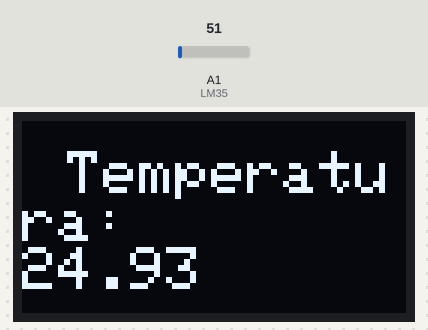
Bench run of a sketch on a simulated Arduino Uno, built with avr-gcc and run on an emulated ATmega328P. On the bench: 128×64 one-colour display. The inputs (shaded band) are chosen by the test bench; at power-on: A1 (LM35) = 51. What the sketch prints to the serial monitor is not drawn.

Above: at 1.4 s.
1.5 s: A1 (LM35) set to 61
At 3.1 s:
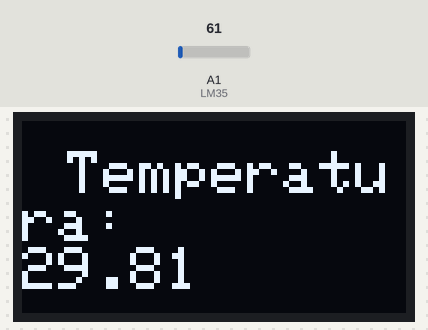
4.2 s: A1 (LM35) set to 71
At 5.7 s:
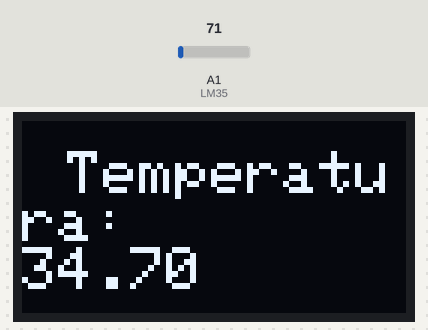
6.9 s: A1 (LM35) set to 86
At 9.7 s:
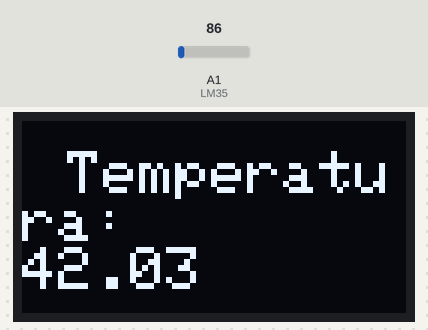
Timing chart, 0 to 11.2 s (numbered marks = the images above; inputs shaded):
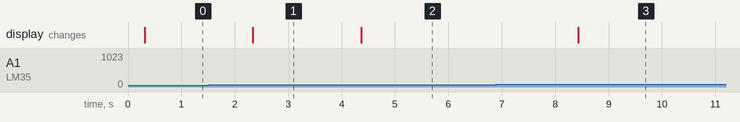

The sketch:

laboratorio-3-artefactos.ino
```cpp
#include <Wire.h>
#include <Adafruit_GFX.h>
#include <Adafruit_SH110X.h>

#define i2c_Address 0x3C

#define SCREEN_WIDTH 128
#define SCREEN_HEIGHT 64
#define OLED_RESET -1

const int LM35 = A1;
int lectura;
float temperatura;

Adafruit_SH1106G display(
  SCREEN_WIDTH,
  SCREEN_HEIGHT,
  &Wire,
  OLED_RESET
);

void setup() {

  Serial.begin(9600);


  Wire.begin();

  delay(250);


  if (!display.begin(i2c_Address, true)) {
    Serial.println("ERROR: OLED no encontrada");

    while (1);
  }

  Serial.println("OLED funcionando");


}

void loop() {

  lectura= analogRead(LM35);

  temperatura = (lectura*5.0/1023.0)*100;

  Serial.println("Aca esta la temperatura: ");
  Serial.println(temperatura);
  display.clearDisplay();

  display.setTextColor(SH110X_WHITE);
  display.setTextSize(2);
  display.setCursor(15,10);
  display.println("Temperatura: ");
  display.println(temperatura);

  display.display();
  delay(2000);


}
```

Measured:
- after the input at 1.5 s, the display: changes after 0.84 s (image 1)
- after the input at 4.2 s, the display: changes after 0.17 s (image 2)
- after the input at 6.9 s, the display: changes after 1.5 s (image 3)
